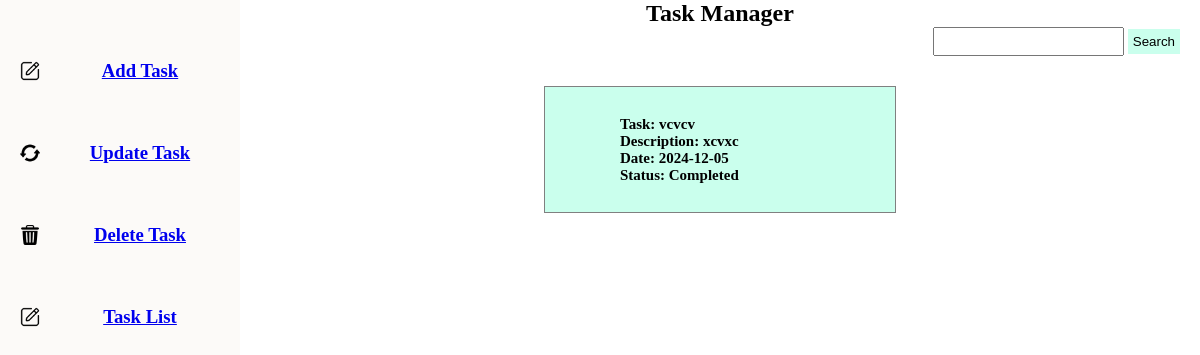
/tasklist, run on an earlier commit of the app's database.
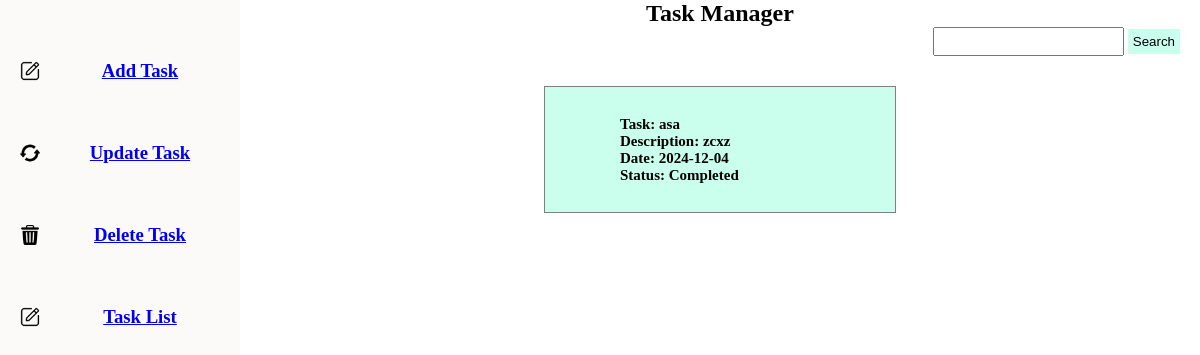
And on a later commit of the database.
### tables this page shows
CREATE TABLE tasks (
            id INTEGER PRIMARY KEY AUTOINCREMENT,
            taskname TEXT NOT NULL,
            description TEXT,
            date TEXT,
            status TEXT
        );

### app.py (the view)
@app.route('/tasklist')
def FetchDetails():
        conn = get_db_connection()
        tasks = conn.execute('SELECT * FROM tasks').fetchall()
        task_list = [dict(task) for task in tasks]
        return render_template('index.html',id='tasklist',task=task_list)

### app.py (called while the page is built)
def get_db_connection():
    conn = sqlite3.connect('taskmanager.db')
    conn.row_factory = sqlite3.Row
    return conn

### templates/index.html (shortened to what this page needs)
<!DOCTYPE html>
<html lang="en">
<head>
    <link href="/static/css/index.css" rel="stylesheet"/>
</head>
<body>
    <div class="main">
        <section class="sidebar">
            {% include('components/sidebar.html') %}
        </section>
        <section class="maincontent">
            {% if id=='addtask'%}
               {% include('components/addtask.html') %}
            {% elif(id=='deletetask') %}
                {% include('components/deletetask.html') %}
            {% elif(id=='updatetask') %}
                {% include('components/updatetask.html') %}
            {% elif(id=='update') %}
                {% include('components/update.html') %}
            {% else %}
                {% include('components/tasklist.html') %}
            {% endif %}
       </section>
    </div>
</body>
</html>

### templates/components/sidebar.html
<section class="crudlist">
    <img src="/static/Assets/edit.png" width="20" height="20"/>
    <h1><a href="/addtask">Add Task</a></h1>
</section>
<section class="crudlist">
    <img  src="/static/Assets/refresh.png"  width="20" height="20"/>
    <h1><a href="/updatetask">Update Task</a></h1>
</section>
<section class="crudlist">
    <img  src="/static/Assets/bin.png"  width="20" height="20"/>
    <h1><a href="/deletetask">Delete Task</a></h1>
</section>
<section class="crudlist">
    <img  src="/static/Assets/edit.png"  width="20" height="20"/>
    <h1><a href="/tasklist">Task List</a></h1>
</section>

### templates/components/tasklist.html (shortened to what this page needs)
<h1>Task Manager</h1>
<div class="search">
    <input type="text" name="search"/>
    <button>Search</button>
</div>
<div class="taskmanager">
    {% for i in task %}
    <div class="tasklist">
       <span> Task: {{i.taskname}}</span>
        <span>Description: {{i.description}}</span>
            <span> Date: {{i.date}}</span>
                <span> Status: {{i.status}}</span>
    </div>
    {% endfor %}
</div>

### static/css/index.css (style rules this page uses)
* { padding: 0; margin: 0; }
h1 { width: 100%; text-align: center; }
.main { display: flex; justify-content: center; align-items: center; width: 100%; height: 100vh; }
.main .sidebar { width: 20%; background-color: #FCFAF8; height: 100%; display: flex; justify-content: flex-start; align-items: center; flex-direction: column; }
.main .maincontent { width: 80%; height: 100%; overflow-y: auto; }
.crudlist { display: flex; justify-content: space-between; align-items: center; width: 100%; margin-top: 60px; }
.crudlist img { margin-left: 20px; }
.tasklist { border: 1px solid grey; width: 350px; height: 125px; margin-top: 30px; display: flex; justify-content: center; align-items: center; flex-direction: column; position: relative; background-color: rgb(202, 255, 237); }
.tasklist span { display: flex; justify-content: space-between; align-items: center; width:200px; font-size: 15px; font-weight: 600; }
.taskmanager { width: 100%; display: flex; justify-content: center; align-items: center; flex-direction: column; height: auto; }
.search { width: 100%; text-align: end; }
.search input { padding: 5px; }
.search button { background-color:rgb(202, 255, 237); border: none; padding: 5px; margin-right: 20px; }

What changed in the data, as far as the page shows it:
removed tasks: taskname "vcvcv", description "xcvxc", date "2024-12-05", status "Completed"
added tasks: taskname "asa", description "zcxz", date "2024-12-04", status "Completed"
